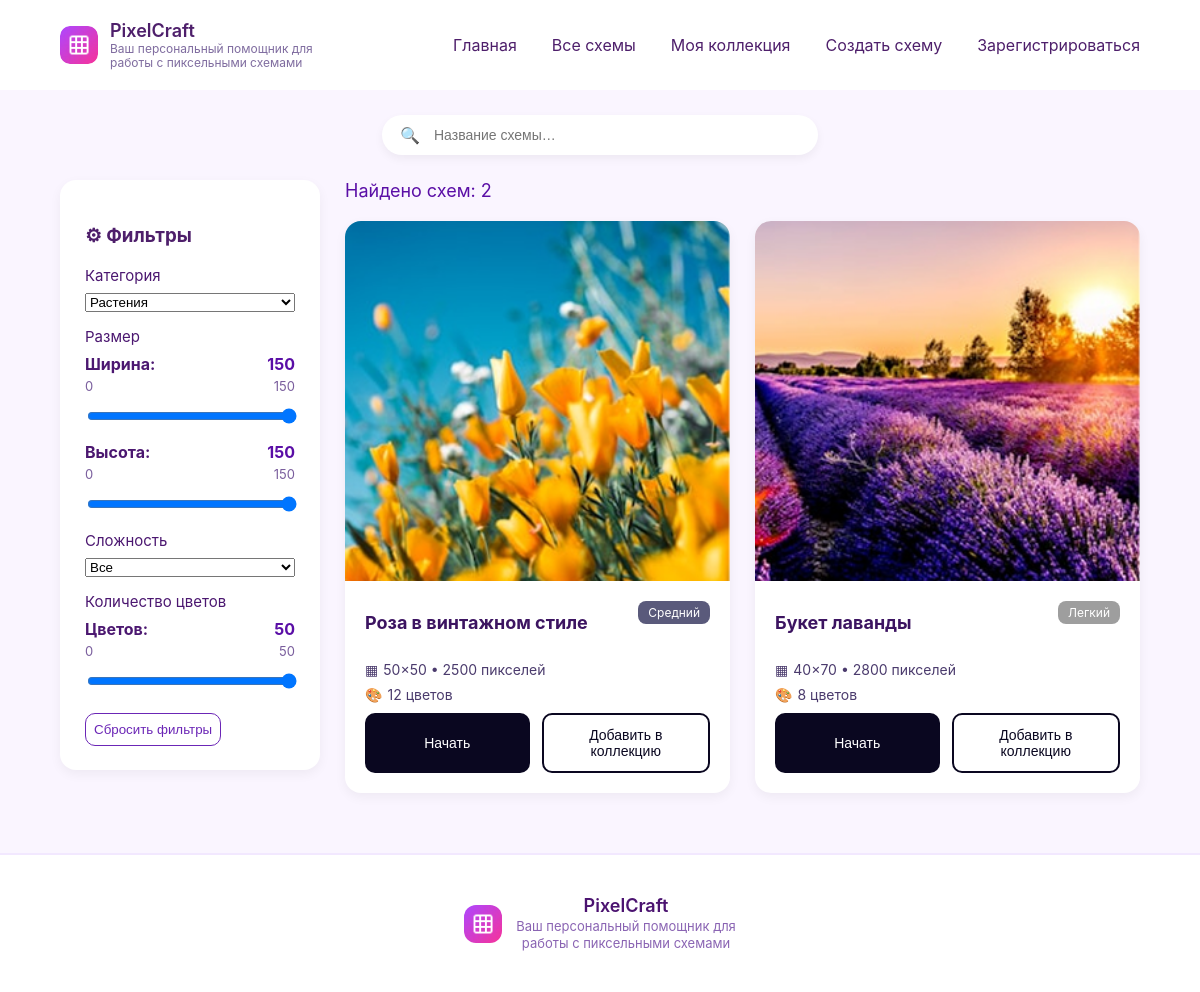
Page /app/views/all.php?category=Растения on the committed database.
### tables this page shows
CREATE TABLE `pattern` (
  `pattern_id` int NOT NULL AUTO_INCREMENT,
  `title` varchar(200) NOT NULL,
  `image_path` varchar(500) DEFAULT NULL,
  `category_id` int DEFAULT NULL,
  `difficulty` enum('beginner','intermediate','advanced') DEFAULT 'beginner',
  `width` int NOT NULL,
  `height` int NOT NULL,
  `total_pixels` int NOT NULL,
  `color_count` int NOT NULL,
  `tags` text,
  `description` text,
  `is_active` tinyint NOT NULL DEFAULT '1',
  `created_at` timestamp NULL DEFAULT CURRENT_TIMESTAMP,
  PRIMARY KEY (`pattern_id`),
  UNIQUE KEY `uq_pattern_title` (`title`),
  KEY `idx_pattern_title` (`title`),
  KEY `idx_pattern_category` (`category_id`),
  KEY `idx_pattern_difficulty` (`difficulty`),
  KEY `idx_pattern_is_active` (`is_active`),
  CONSTRAINT `pattern_ibfk_1` FOREIGN KEY (`category_id`) REFERENCES `category` (`category_id`) ON DELETE SET NULL
);

### app/views/all.php (the view, shortened to what this page needs)
<?php
$db = getDB();
function h(string $s): string { return htmlspecialchars($s, ENT_QUOTES | ENT_SUBSTITUTE, 'UTF-8'); }
function difficultyLabel(string $d): string {
    return match($d) {
        'beginner' => 'Легкий',
        'intermediate' => 'Средний',
        'advanced' => 'Сложный',
        default => $d
    };
}
function difficultyTagClass(string $d): string {
    return match($d) {
        'beginner' => 'easy',
        'intermediate' => 'medium',
        'advanced' => 'hard',
        default => 'medium'
    };
}
function normalize_image_path(?string $path): string {
    $p = trim($path);
    if (str_starts_with($p, 'images/')) {
        return '/' . $p;
    }
    return $p;
}
$userId = (int)($_SESSION['user_id'] ?? 0);
$q = trim((string)($_GET['q'] ?? ''));
$category = trim((string)($_GET['category'] ?? 'Все'));
$difficulty = trim((string)($_GET['difficulty'] ?? 'Все'));
$widthMax = (int)($_GET['width'] ?? 150);
$heightMax = (int)($_GET['height'] ?? 150);
$colorsMax = (int)($_GET['colors'] ?? 50);
$page = max(1, (int)($_GET['page'] ?? 1));
$widthMax = max(0, min(500, $widthMax));
$heightMax = max(0, min(500, $heightMax));
$colorsMax = max(0, min(500, $colorsMax));
$cats = $db->query("SELECT category_name FROM category ORDER BY category_name ASC")->fetchAll(PDO::FETCH_COLUMN);
$where = [];
$params = [];
$where[] = "p.is_active = 1";
if ($category !== '' && $category !== 'Все') {
    $where[] = "cat.category_name = :cat";
    $params[':cat'] = $category;
}
$where[] = "p.width <= :wmax";
$params[':wmax'] = $widthMax;
$where[] = "p.height <= :hmax";
$params[':hmax'] = $heightMax;
$where[] = "p.color_count <= :cmax";
$params[':cmax'] = $colorsMax;
$whereSql = $where ? ('WHERE ' . implode(' AND ', $where)) : '';
$countStmt = $db->prepare("
    SELECT COUNT(*)
    FROM pattern p
    LEFT JOIN category cat ON cat.category_id = p.category_id
    $whereSql
");
$countStmt->execute($params);
$totalItems = (int)$countStmt->fetchColumn();
$totalPages = max(1, (int)ceil($totalItems / ITEMS_PER_PAGE));
$page = min($page, $totalPages);
$offset = ($page - 1) * ITEMS_PER_PAGE;
$listStmt = $db->prepare("
    SELECT
        p.pattern_id, p.title, p.image_path, p.width, p.height, p.total_pixels, p.color_count, p.difficulty,
        cat.category_name
    FROM pattern p
    LEFT JOIN category cat ON cat.category_id = p.category_id
    $whereSql
    ORDER BY p.created_at DESC
    LIMIT :lim OFFSET :off
");
foreach ($params as $k => $v) $listStmt->bindValue($k, $v);
$listStmt->bindValue(':lim', ITEMS_PER_PAGE, PDO::PARAM_INT);
$listStmt->bindValue(':off', $offset, PDO::PARAM_INT);
$listStmt->execute();
$patterns = $listStmt->fetchAll(PDO::FETCH_ASSOC);
?>
<!DOCTYPE html>
<html lang="ru">
<head>
    <link rel="stylesheet" href="/assets/css/style.css">
    <link rel="stylesheet" href="/assets/css/styleall.css">
</head>
<body>
<header class="header">
    <a class="logo-block" href="/index.php" style="text-decoration:none;color:inherit;">
        <img src="/assets/images/logo.png" class="header-logo-img" alt="Logo">
        <div class="logo-text">
            <div class="logo-name">PixelCraft</div>
            <div class="logo-desc">
                Ваш персональный помощник для<br>работы с пиксельными схемами
            </div>
        </div>
    </a>
    <nav class="menu">
        <a href="/index.php">Главная</a>
        <a href="#" class="active-page">Все схемы</a>
        <a href="/app/views/myCollection.php">Моя коллекция</a>
        <a href="#">Создать схему</a>
        <?php if (!$userId): ?>
            <a href="/index.php" class="register-btn-header">Зарегистрироваться</a>
        <?php endif; ?>
    </nav>
</header>
<section class="search-block-all">
    <div class="search-container-all">
        <span class="search-icon">🔍</span>
        <form method="get" action="all.php" style="display:flex;flex:1;">
            <input id="searchInput" type="text" name="q" value="<?=h($q)?>" placeholder="Название схемы…">
        </form>
    </div>
</section>
<section class="all-wrapper">
    <aside class="filters">
        <h3>⚙ Фильтры</h3>
        <form id="filtersForm" method="get" action="all.php">
            <label>Категория</label>
            <select id="category-filter" name="category">
                <?php foreach ($cats as $cn): ?>
                    <option value="<?=h((string)$cn)?>" <?= $category===(string)$cn ? 'selected' : '' ?>>
                        <?=h((string)$cn)?>
                    </option>
                <?php endforeach; ?>
            </select>
            <label>Размер</label>
            <div class="range-block">
                <div style="display:flex;justify-content:space-between;margin-top:8px;">
                    <b style="color:#4b1770;">Ширина:</b>
                    <b id="widthValue" style="color:#5a0ea6;"><?= (int)$widthMax ?></b>
                </div>
                <div style="display:flex;justify-content:space-between;color:#7a5e9d;font-size:13px;margin:4px 0 6px;">
                    <span id="widthMin">0</span><span id="widthMax">150</span>
                </div>
                <input id="width-filter" name="width" type="range" min="0" max="150" value="<?= (int)$widthMax ?>">
                <div style="display:flex;justify-content:space-between;margin-top:14px;">
                    <b style="color:#4b1770;">Высота:</b>
                    <b id="heightValue" style="color:#5a0ea6;"><?= (int)$heightMax ?></b>
                </div>
                <div style="display:flex;justify-content:space-between;color:#7a5e9d;font-size:13px;margin:4px 0 6px;">
                    <span id="heightMin">0</span><span id="heightMax">150</span>
                </div>
                <input id="height-filter" name="height" type="range" min="0" max="150" value="<?= (int)$heightMax ?>">
            </div>
            <label>Сложность</label>
            <select id="difficulty-filter" name="difficulty">
                <option value="Все" <?= $difficulty==='Все' ? 'selected' : '' ?>>Все</option>
            </select>
            <label>Количество цветов</label>
            <div style="display:flex;justify-content:space-between;margin-top:8px;">
                <b style="color:#4b1770;">Цветов:</b>
                <b id="colorsValue" style="color:#5a0ea6;"><?= (int)$colorsMax ?></b>
            </div>
            <div style="display:flex;justify-content:space-between;color:#7a5e9d;font-size:13px;margin:4px 0 6px;">
                <span id="colorsMin">0</span><span id="colorsMax">50</span>
            </div>
            <input id="colors-filter" name="colors" type="range" min="0" max="50" value="<?= (int)$colorsMax ?>">
            <button class="reset-btn" type="button" id="resetBtn">Сбросить фильтры</button>
        </form>
    </aside>
    <main class="all-schemes">
        <div class="found-count">Найдено схем: <?= (int)$totalItems ?></div>
        <?php if (!$patterns): ?>
            <div style="background:#fff;padding:20px;border-radius:16px;box-shadow:0 4px 12px rgba(0,0,0,0.05);">
                Ничего не найдено. Попробуйте изменить фильтры.
            </div>
        <?php else: ?>
        <div class="cards-grid">
            <?php foreach ($patterns as $p):
                $pid = (int)$p['pattern_id'];
                $title = (string)$p['title'];
                $img = normalize_image_path($p['image_path'] ?? null);
                $w = (int)$p['width'];
                $hgt = (int)$p['height'];
                $totalPixels = (int)$p['total_pixels'];
                $colors = (int)$p['color_count'];
                $diff = (string)$p['difficulty'];
                $diffLabel = difficultyLabel($diff);
                $tagClass = difficultyTagClass($diff);
            ?>
            <div class="scheme-card">
                <img src="<?=h($img)?>" alt="<?=h($title)?>">
                <div class="card-content">
                    <div class="card-title-row">
                        <h3><?=h($title)?></h3>
                        <span class="tag <?=h($tagClass)?>"><?=h($diffLabel)?></span>
                    </div>
                    <div class="info-line"><span class="icon">▦</span> <?=$w?>×<?=$hgt?> • <?=$totalPixels?> пикселей</div>
                    <div class="info-line"><span class="icon">🎨</span> <?=$colors?> цветов</div>
                    <div class="buttons">
                        <button class="btn start" onclick="location.href='scheme.php?pattern_id=<?=$pid?>'">Начать</button>
                        <?php if (!$userId): ?>
                            <button class="btn add" onclick="location.href='/index.php'">Добавить в коллекцию</button>
                        <?php endif; ?>
                    </div>
                </div>
            </div>
            <?php endforeach; ?>
        </div>
        <?php endif; ?>
    </main>
</section>
<footer class="footer">
    <div class="footer-content">
        <div class="footer-logo">
            <img src="/images/logo.png" class="footer-img" alt="">
            <div class="footer-text">
                <div class="footer-title">PixelCraft</div>
                <div class="footer-sub">
                    Ваш персональный помощник для<br>работы с пиксельными схемами
                </div>
            </div>
        </div>
    </div>
</footer>
</body>
</html>

### assets/css/style.css (style rules this page uses)
body { margin: 0; font-family: "Inter", sans-serif; background: #faf6fb; color: #4e1f6b; overflow-x: hidden; width: 100%; max-width: 100%; box-sizing: border-box; }
.header { width: 100%; padding: 20px 60px; display: flex; justify-content: space-between; align-items: center; background: white; box-sizing: border-box; max-width: 100%; }
.logo-block { display: flex; align-items: center; gap: 12px; max-width: 100%; }
.header-logo-img { width: 38px; height: 38px; border-radius: 10px; object-fit: cover; flex-shrink: 0; }
.logo-text { line-height: 1.2; max-width: 100%; overflow: hidden; }
.logo-name { font-weight: 600; font-size: 18px; white-space: nowrap; overflow: hidden; text-overflow: ellipsis; }
.logo-desc { color: #7f6c9f; font-size: 12px; white-space: nowrap; overflow: hidden; text-overflow: ellipsis; }
.menu { display: flex; align-items: center; flex-wrap: nowrap; overflow: hidden; max-width: 100%; }
.menu a { margin-left: 35px; text-decoration: none; color: #4e1f6b; font-size: 16px; white-space: nowrap; flex-shrink: 0; transition: color 0.3s ease; }
.search-icon { font-size: 16px; color: #4e1f6b; flex-shrink: 0; }
.register-btn-header, .register-btn-main { cursor: pointer !important; pointer-events: auto !important; opacity: 1 !important; max-width: 100%; box-sizing: border-box; }
.scheme-card { background: white; border-radius: 18px; overflow: hidden; box-shadow: 0 4px 12px rgba(0,0,0,0.08); transition: transform .2s ease; height: 100%; display: flex; flex-direction: column; }
.scheme-card img { width: 100%; height: 280px; object-fit: cover; display: block; }
.card-content { padding: 20px; text-align: left; flex: 1; display: flex; flex-direction: column; }
.card-title-row { display: flex; justify-content: space-between; align-items: flex-start; margin-bottom: 10px; gap: 10px; }
.card-title-row h3 { margin: 0; font-size: 18px; color: #3c1461; flex: 1; line-height: 1.4; min-height: 42px; display: flex; align-items: center; }
.tag { padding: 4px 10px; font-size: 12px; border-radius: 8px; color: white; white-space: nowrap; flex-shrink: 0; }
.medium { background: #5a5a7b; }
.easy { background: #9e9e9e; }
.info-line { margin-top: 8px; font-size: 14px; color: #4b3b6d; display: flex; align-items: center; gap: 5px; flex-wrap: wrap; }
.icon { font-size: 14px; flex-shrink: 0; }
.buttons { display: flex; gap: 12px; margin-top: auto; padding-top: 10px; }
.btn { flex: 1; padding: 12px; border-radius: 10px; border: none; cursor: pointer; font-size: 14px; font-weight: 500; transition: all 0.3s ease; text-align: center; text-decoration: none; display: inline-block; min-height: 44px; display: flex; align-items: center; justify-content: center; }
.start { background: #0a0720; color: white; }
.add { background: #ffffff; border: 2px solid #0a0720; color: #0a0720; }
.footer { margin-top: 60px; padding: 40px 20px; background: white; border-top: 2px solid #f2e8ff; width: 100%; max-width: 100%; box-sizing: border-box; }
.footer-content { max-width: 1200px; margin: 0 auto; text-align: center; width: 100%; box-sizing: border-box; }
.footer-logo { display: inline-flex; align-items: center; gap: 14px; max-width: 100%; flex-wrap: wrap; justify-content: center; }
.footer-img { width: 38px; height: 38px; border-radius: 12px; object-fit: cover; flex-shrink: 0; }
.footer-title { font-size: 18px; font-weight: 600; color: #4b1370; max-width: 100%; word-wrap: break-word; }
.footer-sub { font-size: 13px; line-height: 1.3; color: #8a64b3; margin-top: 2px; max-width: 100%; word-wrap: break-word; }

### rows in the picture
pattern: image_path (picture), title "Роза в винтажном стиле", difficulty "Средний", width "50", height "50", total_pixels "2500", color_count "12"
pattern: image_path (picture), title "Букет лаванды", difficulty "Легкий", width "40", height "70", total_pixels "2800", color_count "8"

### other values in the picture
$widthMax "150"
$heightMax "150"
$colorsMax "50"
$totalItems "2"
form field category "Растения"
